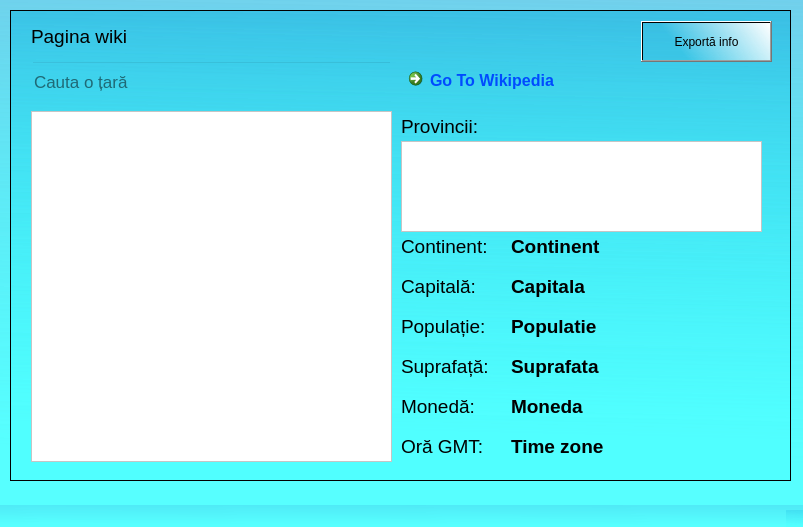
<?xml version="1.0" encoding="UTF-8"?>
<ui version="4.0">
 <class>MainWindow</class>
 <widget class="QMainWindow" name="MainWindow">
  <property name="geometry">
   <rect>
    <x>0</x>
    <y>0</y>
    <width>803</width>
    <height>527</height>
   </rect>
  </property>
  <property name="font">
   <font>
    <pointsize>10</pointsize>
    <weight>75</weight>
    <bold>true</bold>
   </font>
  </property>
  <property name="windowTitle">
   <string>Despre tări</string>
  </property>
  <property name="styleSheet">
   <string notr="true">background-color: qlineargradient(spread:pad, x1:0.96661, y1:0.898, x2:1, y2:0, stop:0 rgba(80, 255, 255, 169), stop:1 rgba(26, 178, 223, 70));</string>
  </property>
  <widget class="QWidget" name="centralwidget">
   <widget class="QWidget" name="gridLayoutWidget">
    <property name="geometry">
     <rect>
      <x>10</x>
      <y>10</y>
      <width>781</width>
      <height>471</height>
     </rect>
    </property>
    <layout class="QGridLayout" name="gridLayout">
     <item row="0" column="0">
      <widget class="QScrollArea" name="scrollArea">
       <property name="widgetResizable">
        <bool>true</bool>
       </property>
       <widget class="QWidget" name="scrollAreaWidgetContents">
        <property name="geometry">
         <rect>
          <x>0</x>
          <y>0</y>
          <width>777</width>
          <height>467</height>
         </rect>
        </property>
        <widget class="QPushButton" name="pushButton_export">
         <property name="geometry">
          <rect>
           <x>630</x>
           <y>10</y>
           <width>131</width>
           <height>41</height>
          </rect>
         </property>
         <property name="styleSheet">
          <string notr="true">background-color: qlineargradient(spread:pad, x1:0.17, y1:0.193182, x2:1, y2:0, stop:0 rgba(56, 185, 223, 70), stop:1 rgba(255, 255, 255, 255));</string>
         </property>
         <property name="text">
          <string>Exportă info</string>
         </property>
        </widget>
        <widget class="QListWidget" name="QListWidget_countries">
         <property name="geometry">
          <rect>
           <x>20</x>
           <y>100</y>
           <width>361</width>
           <height>351</height>
          </rect>
         </property>
         <property name="font">
          <font>
           <weight>75</weight>
           <bold>true</bold>
          </font>
         </property>
         <property name="styleSheet">
          <string notr="true">background-color: rgb(255, 255, 255);</string>
         </property>
        </widget>
        <widget class="QLabel" name="label_capitala">
         <property name="geometry">
          <rect>
           <x>500</x>
           <y>260</y>
           <width>251</width>
           <height>31</height>
          </rect>
         </property>
         <property name="font">
          <font>
           <pointsize>14</pointsize>
           <weight>75</weight>
           <bold>true</bold>
          </font>
         </property>
         <property name="styleSheet">
          <string notr="true">background: transparent;</string>
         </property>
         <property name="text">
          <string>Capitala</string>
         </property>
        </widget>
        <widget class="QLabel" name="label_populatia">
         <property name="geometry">
          <rect>
           <x>500</x>
           <y>300</y>
           <width>251</width>
           <height>31</height>
          </rect>
         </property>
         <property name="font">
          <font>
           <pointsize>14</pointsize>
           <weight>75</weight>
           <bold>true</bold>
          </font>
         </property>
         <property name="styleSheet">
          <string notr="true">background: transparent;</string>
         </property>
         <property name="text">
          <string>Populatie</string>
         </property>
        </widget>
        <widget class="QLabel" name="label_continent">
         <property name="geometry">
          <rect>
           <x>500</x>
           <y>220</y>
           <width>251</width>
           <height>31</height>
          </rect>
         </property>
         <property name="font">
          <font>
           <pointsize>14</pointsize>
           <weight>75</weight>
           <bold>true</bold>
          </font>
         </property>
         <property name="styleSheet">
          <string notr="true">background: transparent;</string>
         </property>
         <property name="text">
          <string>Continent</string>
         </property>
        </widget>
        <widget class="QLabel" name="label_moneda">
         <property name="geometry">
          <rect>
           <x>500</x>
           <y>380</y>
           <width>251</width>
           <height>31</height>
          </rect>
         </property>
         <property name="font">
          <font>
           <pointsize>14</pointsize>
           <weight>75</weight>
           <bold>true</bold>
          </font>
         </property>
         <property name="styleSheet">
          <string notr="true">background: transparent;</string>
         </property>
         <property name="text">
          <string>Moneda</string>
         </property>
        </widget>
        <widget class="QLabel" name="label_suprafata">
         <property name="geometry">
          <rect>
           <x>500</x>
           <y>340</y>
           <width>251</width>
           <height>31</height>
          </rect>
         </property>
         <property name="font">
          <font>
           <pointsize>14</pointsize>
           <weight>75</weight>
           <bold>true</bold>
          </font>
         </property>
         <property name="styleSheet">
          <string notr="true">background: transparent;</string>
         </property>
         <property name="text">
          <string>Suprafata</string>
         </property>
        </widget>
        <widget class="QLabel" name="label_wiki_page">
         <property name="geometry">
          <rect>
           <x>20</x>
           <y>10</y>
           <width>101</width>
           <height>31</height>
          </rect>
         </property>
         <property name="font">
          <font>
           <pointsize>14</pointsize>
          </font>
         </property>
         <property name="styleSheet">
          <string notr="true">background: transparent;</string>
         </property>
         <property name="text">
          <string>Pagina wiki</string>
         </property>
        </widget>
        <widget class="QListWidget" name="qListWidget_judete">
         <property name="geometry">
          <rect>
           <x>390</x>
           <y>130</y>
           <width>361</width>
           <height>91</height>
          </rect>
         </property>
         <property name="styleSheet">
          <string notr="true">background-color: rgb(255, 255, 255);</string>
         </property>
        </widget>
        <widget class="QLabel" name="label_timezone">
         <property name="geometry">
          <rect>
           <x>500</x>
           <y>420</y>
           <width>251</width>
           <height>31</height>
          </rect>
         </property>
         <property name="font">
          <font>
           <pointsize>14</pointsize>
           <weight>75</weight>
           <bold>true</bold>
          </font>
         </property>
         <property name="styleSheet">
          <string notr="true">background: transparent;</string>
         </property>
         <property name="text">
          <string>Time zone</string>
         </property>
        </widget>
        <widget class="QCommandLinkButton" name="commandLinkButton_wiki">
         <property name="geometry">
          <rect>
           <x>390</x>
           <y>50</y>
           <width>171</width>
           <height>41</height>
          </rect>
         </property>
         <property name="font">
          <font>
           <family>Segoe UI</family>
           <pointsize>12</pointsize>
          </font>
         </property>
         <property name="cursor">
          <cursorShape>PointingHandCursor</cursorShape>
         </property>
         <property name="styleSheet">
          <string notr="true">background: transparent;
color: rgb(0, 75, 255);</string>
         </property>
         <property name="text">
          <string>Go To Wikipedia</string>
         </property>
        </widget>
        <widget class="QLabel" name="label_continent_2">
         <property name="geometry">
          <rect>
           <x>390</x>
           <y>220</y>
           <width>91</width>
           <height>31</height>
          </rect>
         </property>
         <property name="font">
          <font>
           <pointsize>14</pointsize>
          </font>
         </property>
         <property name="styleSheet">
          <string notr="true">background: transparent;</string>
         </property>
         <property name="text">
          <string>Continent:</string>
         </property>
        </widget>
        <widget class="QLabel" name="label_capitala_2">
         <property name="geometry">
          <rect>
           <x>390</x>
           <y>260</y>
           <width>91</width>
           <height>31</height>
          </rect>
         </property>
         <property name="font">
          <font>
           <pointsize>14</pointsize>
          </font>
         </property>
         <property name="styleSheet">
          <string notr="true">background: transparent;</string>
         </property>
         <property name="text">
          <string>Capitală:</string>
         </property>
        </widget>
        <widget class="QLabel" name="label_populatia_2">
         <property name="geometry">
          <rect>
           <x>390</x>
           <y>300</y>
           <width>91</width>
           <height>31</height>
          </rect>
         </property>
         <property name="font">
          <font>
           <pointsize>14</pointsize>
          </font>
         </property>
         <property name="styleSheet">
          <string notr="true">background: transparent;</string>
         </property>
         <property name="text">
          <string>Populație:</string>
         </property>
        </widget>
        <widget class="QLabel" name="label_suprafata_2">
         <property name="geometry">
          <rect>
           <x>390</x>
           <y>340</y>
           <width>91</width>
           <height>31</height>
          </rect>
         </property>
         <property name="font">
          <font>
           <pointsize>14</pointsize>
          </font>
         </property>
         <property name="styleSheet">
          <string notr="true">background: transparent;</string>
         </property>
         <property name="text">
          <string>Suprafață:</string>
         </property>
        </widget>
        <widget class="QLabel" name="label_moneda_2">
         <property name="geometry">
          <rect>
           <x>390</x>
           <y>380</y>
           <width>81</width>
           <height>31</height>
          </rect>
         </property>
         <property name="font">
          <font>
           <pointsize>14</pointsize>
          </font>
         </property>
         <property name="styleSheet">
          <string notr="true">background: transparent;</string>
         </property>
         <property name="text">
          <string>Monedă:</string>
         </property>
        </widget>
        <widget class="QLabel" name="label_timezone_2">
         <property name="geometry">
          <rect>
           <x>390</x>
           <y>420</y>
           <width>91</width>
           <height>31</height>
          </rect>
         </property>
         <property name="font">
          <font>
           <pointsize>14</pointsize>
          </font>
         </property>
         <property name="styleSheet">
          <string notr="true">background: transparent;</string>
         </property>
         <property name="text">
          <string>Oră GMT:</string>
         </property>
        </widget>
        <widget class="QLabel" name="label_judete">
         <property name="geometry">
          <rect>
           <x>390</x>
           <y>100</y>
           <width>101</width>
           <height>31</height>
          </rect>
         </property>
         <property name="font">
          <font>
           <pointsize>14</pointsize>
          </font>
         </property>
         <property name="styleSheet">
          <string notr="true">background: transparent;</string>
         </property>
         <property name="text">
          <string>Provincii:</string>
         </property>
        </widget>
        <widget class="QLineEdit" name="textEdit_search">
         <property name="geometry">
          <rect>
           <x>20</x>
           <y>50</y>
           <width>361</width>
           <height>41</height>
          </rect>
         </property>
         <property name="font">
          <font>
           <pointsize>13</pointsize>
           <weight>50</weight>
           <bold>false</bold>
          </font>
         </property>
         <property name="styleSheet">
          <string notr="true">background: transparent;</string>
         </property>
         <property name="placeholderText">
          <string>Cauta o țară</string>
         </property>
        </widget>
       </widget>
      </widget>
     </item>
    </layout>
   </widget>
  </widget>
  <widget class="QMenuBar" name="menubar">
   <property name="geometry">
    <rect>
     <x>0</x>
     <y>0</y>
     <width>803</width>
     <height>21</height>
    </rect>
   </property>
  </widget>
  <widget class="QStatusBar" name="statusbar"/>
 </widget>
 <resources/>
 <connections/>
</ui>
